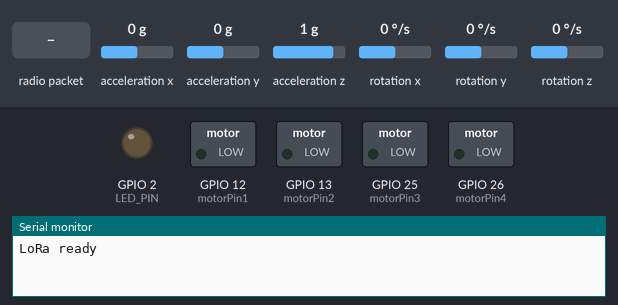
A sketch run on a simulated ESP32. Shown: switched loads named in the sketch (green lamp = pin HIGH), output pins drawn as LEDs (lit = HIGH), the last lines printed to the serial monitor. The inputs (shaded band) are chosen by the test bench; at power-on: acceleration x 0 g, acceleration y 0 g, acceleration z 1 g, rotation x 0 °/s, rotation y 0 °/s, rotation z 0 °/s. No radio packets arrive unless stated.

Above: at 1.2 s.
1.3 s: radio packet "5" arrives
At 2.08 s:
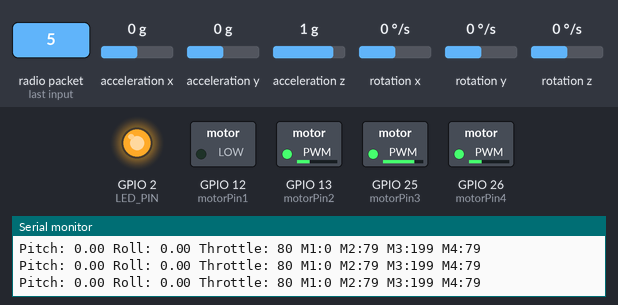
Timing chart, 0 to 4.3 s (numbered marks = the images above; inputs shaded):
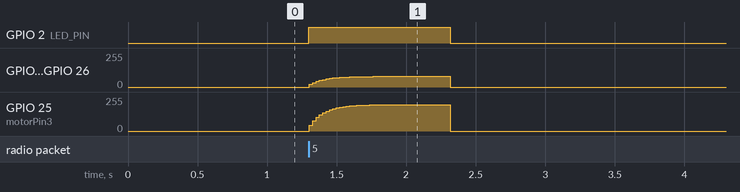

Measured:
- after the input at 1.3 s, GPIO 2 (LED_PIN): LOW → HIGH at once, → LOW 1.0 s later; GPIO 13 (motorPin2), GPIO 26 (motorPin4): rises from 0/255 to 79/255 in 0.46 s, then falls to 0/255 in 0.55 s; GPIO 25 (motorPin3): rises from 0/255 to 198/255 in 0.56 s, then falls to 0/255 in 0.46 s

The sketch:

receiver.ino
```cpp
#include <Wire.h>
#include <MPU6050.h>
#include <SPI.h>
#include <LoRa.h>

// ==== Pin định nghĩa ====
#define LED_PIN 2
#define SS      5
#define RST     14
#define DIO0    15

int motorPin1 = 12;
int motorPin2 = 13;
int motorPin3 = 25;
int motorPin4 = 26;

// ==== MPU6050 ====
MPU6050 mpu;

// ==== PID ====
float Kp_pitch = 2.0, Ki_pitch = 0.0, Kd_pitch = 0.0;
float Kp_roll = 2.0, Ki_roll = 0.0, Kd_roll = 0.0;
float previousErrorPitch = 0, integralPitch = 0;
float previousErrorRoll = 0, integralRoll = 0;

// Kalman filter
float kalmanPitch = 0, kalmanRoll = 0;
float uncertaintyPitch = 2, uncertaintyRoll = 2;
float t = 0.02;  // 20ms

// Dữ liệu IMU
int16_t ax, ay, az, gx, gy, gz;
float pitch, roll;

// Joystick (nhận từ LoRa)
int joy1Y = 2048, joy1X = 2048, joy2X = 2048;

// Throttle
int currentThrottle = 100;

// Motor
float filteredM1 = 0, filteredM2 = 0, filteredM3 = 0, filteredM4 = 0;
float alpha = 0.2;

// LoRa + trạng thái client
bool clientConnected = false;
unsigned long lastDataTime = 0;
const unsigned long timeoutNoData = 1000;

// ==== Hàm tách chuỗi LoRa ====
String getValue(String data, String key) {
  int start = data.indexOf(key + ":");
  if (start == -1) return "";
  start += key.length() + 1;
  int end = data.indexOf(" ", start);
  if (end == -1) end = data.length();
  return data.substring(start, end);
}

// ==== Kalman 1D ====
void kalman_1d(float& state, float& uncertainty, float rate, float measurement) {
  state += t * rate;
  uncertainty += t * t * 16;
  float gain = uncertainty / (uncertainty + 9);
  state += gain * (measurement - state);
  uncertainty *= (1 - gain);
}

void setup() {
  Serial.begin(115200);
  pinMode(LED_PIN, OUTPUT);
  digitalWrite(LED_PIN, LOW);

  Wire.begin();
  mpu.initialize();
  if (!mpu.testConnection()) {
    Serial.println("MPU6050 init failed");
    while (1);
  }

  // PWM setup
  ledcSetup(0, 1000, 8); ledcAttachPin(motorPin1, 0);
  ledcSetup(1, 1000, 8); ledcAttachPin(motorPin2, 1);
  ledcSetup(2, 1000, 8); ledcAttachPin(motorPin3, 2);
  ledcSetup(3, 1000, 8); ledcAttachPin(motorPin4, 3);

  // LoRa setup
  LoRa.setPins(SS, RST, DIO0);
  if (!LoRa.begin(433E6)) {
    Serial.println("LoRa init failed");
    while (1);
  }
  Serial.println("LoRa ready");
}

void loop() {
  // ==== Nhận dữ liệu từ LoRa ====
  int packetSize = LoRa.parsePacket();
  if (packetSize) {
    String received = "";
    while (LoRa.available()) received += (char)LoRa.read();

    joy1Y = getValue(received, "joy1Y").toInt();
    joy1X = getValue(received, "joy1X").toInt();
    joy2X = getValue(received, "joy2X").toInt();

    clientConnected = true;
    lastDataTime = millis();
    digitalWrite(LED_PIN, HIGH);
  }

  // ==== Mất kết nối LoRa ====
  if (clientConnected && millis() - lastDataTime > timeoutNoData) {
    clientConnected = false;
    digitalWrite(LED_PIN, LOW);
    ledcWrite(0, 0); ledcWrite(1, 0);
    ledcWrite(2, 0); ledcWrite(3, 0);
    return;
  }

  if (!clientConnected) return;

  // ==== Đọc cảm biến MPU6050 ====
  mpu.getAcceleration(&ax, &ay, &az);
  mpu.getRotation(&gx, &gy, &gz);

  float rawPitch = 0, rawRoll = 0;
  float denPitch = sqrt(ax * ax + az * az);
  float denRoll  = sqrt(ay * ay + az * az);
  if (denPitch > 0.0001 && denRoll > 0.0001) {
    rawPitch = atan2(ay, denPitch) * 180.0 / PI;
    rawRoll  = atan2(-ax, denRoll) * 180.0 / PI;
  }

  kalman_1d(kalmanPitch, uncertaintyPitch, gx / 131.0, rawPitch);
  kalman_1d(kalmanRoll, uncertaintyRoll, gy / 131.0, rawRoll);

  pitch = kalmanPitch;
  roll = kalmanRoll;

 // ==== Joystick Điều khiển ====
  float pitchTarget = map(joy1X, 0, 4095, -30, 30);
  float rollTarget  = map(joy1Y, 0, 4095, -30, 30);

  // Throttle tăng/giảm qua joy2X
  int delta = map(joy2X, 0, 4095, -5, 5);
  if (abs(joy2X - 2048) > 200) {
    currentThrottle += delta;
    currentThrottle = constrain(currentThrottle, 80, 230);
  }
  int baseThrottle = currentThrottle;

  // ==== PID tính toán ====
  float errorPitch = pitchTarget - pitch;
  float dPitch = errorPitch - previousErrorPitch;
  integralPitch += errorPitch;
  integralPitch = constrain(integralPitch, -400, 400);

  float errorRoll = rollTarget - roll;
  float dRoll = errorRoll - previousErrorRoll;
  integralRoll += errorRoll;
  integralRoll = constrain(integralRoll, -400, 400);

  float pidPitch = Kp_pitch * errorPitch + Ki_pitch * integralPitch + Kd_pitch * dPitch;
  float pidRoll  = Kp_roll  * errorRoll  + Ki_roll  * integralRoll  + Kd_roll  * dRoll;

  previousErrorPitch = errorPitch;
  previousErrorRoll = errorRoll;

  // ==== Motor Mixing ====
  int m1 = constrain(baseThrottle + pidPitch + pidRoll, 0, 255);
  int m2 = constrain(baseThrottle - pidPitch + pidRoll, 0, 255);
  int m3 = constrain(baseThrottle - pidPitch - pidRoll, 0, 255);
  int m4 = constrain(baseThrottle + pidPitch - pidRoll, 0, 255);

  // ==== Smooth output ====
  filteredM1 = (1 - alpha) * filteredM1 + alpha * m1;
  filteredM2 = (1 - alpha) * filteredM2 + alpha * m2;
  filteredM3 = (1 - alpha) * filteredM3 + alpha * m3;
  filteredM4 = (1 - alpha) * filteredM4 + alpha * m4;

  ledcWrite(0, (int)filteredM1);
  ledcWrite(1, (int)filteredM2);
  ledcWrite(2, (int)filteredM3);
  ledcWrite(3, (int)filteredM4);

  // Debug
  Serial.print("Pitch: "); Serial.print(pitch);
  Serial.print(" Roll: "); Serial.print(roll);
  Serial.print(" Throttle: "); Serial.print(baseThrottle);
  Serial.print(" M1:"); Serial.print((int)filteredM1);
  Serial.print(" M2:"); Serial.print((int)filteredM2);
  Serial.print(" M3:"); Serial.print((int)filteredM3);
  Serial.print(" M4:"); Serial.println((int)filteredM4);

  delay(20);
}
```
